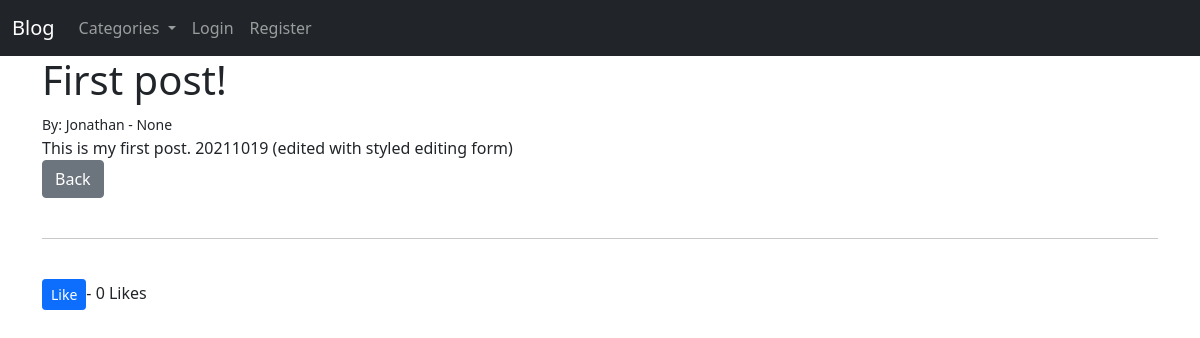
The app's page /article/1 with its own data.
### theblog/models.py (models this page shows, shortened)
class Post(models.Model):
    title = models.CharField(max_length=255)
    title_tag = models.CharField(max_length=255)
    author = models.ForeignKey(User, on_delete=models.CASCADE)
    category = models.CharField(max_length=255, default='uncategorized')
    body = models.TextField()
    publication_date = models.DateTimeField(auto_now_add=True)
    likes = models.ManyToManyField(User, related_name='blog_posts')
    def total_likes(self):
        return self.likes.count()

### theblog/views.py (the view)
# urls.py: path('article/<int:pk>', ArticleDetailView.as_view(), name= 'article-detail'),
class ArticleDetailView(DetailView):
    model = Post
    template_name = 'article_details.html'
    def get_context_data(self, *args, **kwargs):
        cat_menu = Category.objects.all()
        context = super(ArticleDetailView, self).get_context_data(*args, **kwargs)
        context["cat_menu"] = cat_menu
        stuff = get_object_or_404(Post, id=self.kwargs['pk'])
        total_likes = stuff.total_likes()
        context["total_likes"] = total_likes
        return context

### theblog/models.py (called while the page is built)
    def __str__(self):
        return self.name

### theblog/templates/article_details.html (shortened to what this page needs)
{% extends 'base.html'%}
{% block content %}
<!DOCTYPE html>
<html lang="en">
<head>
</head>
<body>
    <h1>{{ post.title }}</h1>
    <small>
        By: {{post.author.first_name}} -
        {{ post.publication_date }}
    </small><br>
    {{post.body |safe }}
    <br>
    <a href="{%url 'home'%}" class ="btn btn-secondary">Back</a>
    <br><br>
    <hr>
    <br>
    <form action="{% url 'like_post' post.pk%}" method="POST">
        <button type="submit", name="post_id", value="{{post.id}}", class= "btn btn-primary btn-sm">Like</button>-
        {{total_likes}} Likes
    </form>
</body>
</html>
{% endblock %}

### records on screen
Post: title "First post!", author.first_name "Jonathan", publication_date "None", body "This is my first post. 20211019 (edited with styled editing form)"

### other values on screen
{{ total_likes }} "0"
